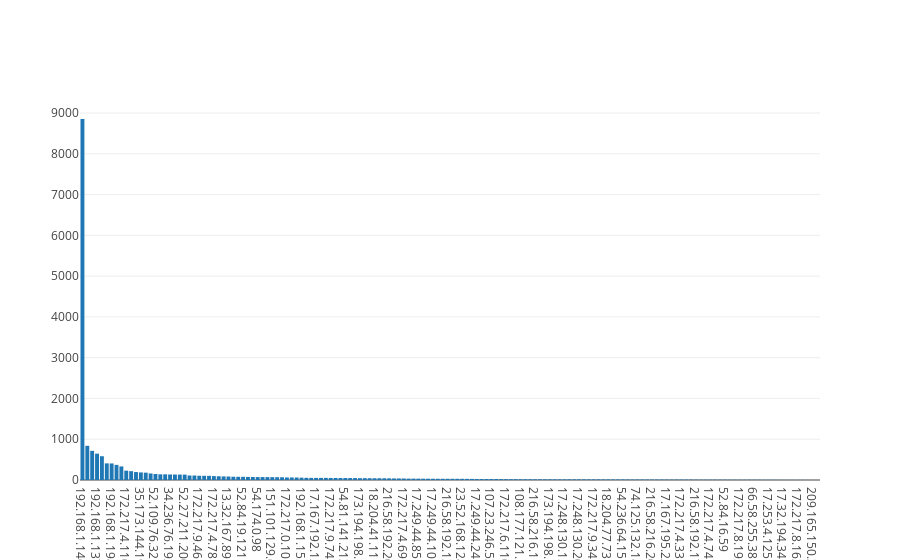

The notebook cell this image was saved under:
### Code cell
# Prepare data for charting
xData=[]
yData=[] 

for ip, count in cnt.most_common():
    xData.append(ip)
    yData.append(count)
    
plotly.offline.iplot({"data":[  plotly.graph_objs.Bar( x=xData, y=yData) ] })

### Figure 1 — Plotly figure (JSON) as saved in the notebook; plotly's stock layout.template omitted (floating-point values rounded to 4 significant figures; data arrays with more than 128 entries replaced by an {"elided": "..."} marker saying what was removed)
{"data": [{"type": "bar", "uid": "87bff73e-acd2-11e8-a109-320013b08000", "x": {"elided": "152 str values"}, "y": {"elided": "152 int values"}}], "layout": {}}
